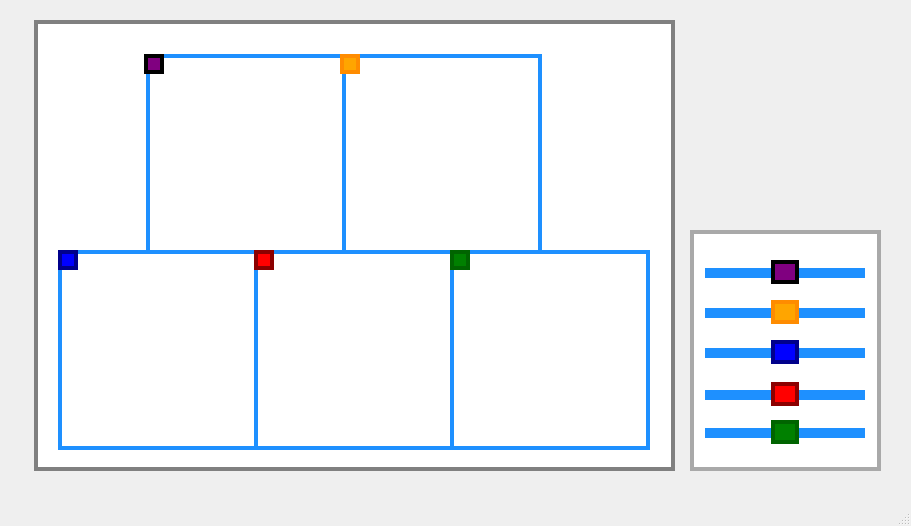
<?xml version="1.0" encoding="UTF-8"?>
<ui version="4.0">
 <class>MainWindow</class>
 <widget class="QMainWindow" name="MainWindow">
  <property name="geometry">
   <rect>
    <x>0</x>
    <y>0</y>
    <width>911</width>
    <height>526</height>
   </rect>
  </property>
  <property name="windowTitle">
   <string>MainWindow</string>
  </property>
  <widget class="QWidget" name="centralWidget">
   <widget class="QLabel" name="trem1">
    <property name="geometry">
     <rect>
      <x>144</x>
      <y>54</y>
      <width>20</width>
      <height>20</height>
     </rect>
    </property>
    <property name="styleSheet">
     <string notr="true">QLabel { 
	background: purple;
	border: 4px solid darkpurple;
}</string>
    </property>
    <property name="text">
     <string/>
    </property>
   </widget>
   <widget class="QLabel" name="trilho1">
    <property name="geometry">
     <rect>
      <x>146</x>
      <y>54</y>
      <width>200</width>
      <height>200</height>
     </rect>
    </property>
    <property name="styleSheet">
     <string notr="true">QLabel { 
	background: transparent;
	border: 4px solid dodgerblue;
}</string>
    </property>
    <property name="text">
     <string/>
    </property>
   </widget>
   <widget class="QLabel" name="trem2">
    <property name="geometry">
     <rect>
      <x>340</x>
      <y>54</y>
      <width>20</width>
      <height>20</height>
     </rect>
    </property>
    <property name="styleSheet">
     <string notr="true">QLabel { 
	background: orange;
	border: 4px solid darkorange;
}</string>
    </property>
    <property name="text">
     <string/>
    </property>
   </widget>
   <widget class="QLabel" name="trilho2">
    <property name="geometry">
     <rect>
      <x>342</x>
      <y>54</y>
      <width>200</width>
      <height>200</height>
     </rect>
    </property>
    <property name="styleSheet">
     <string notr="true">QLabel { 
	background: transparent;
	border: 4px solid dodgerblue;
}</string>
    </property>
    <property name="text">
     <string/>
    </property>
   </widget>
   <widget class="QLabel" name="trilho5">
    <property name="geometry">
     <rect>
      <x>450</x>
      <y>250</y>
      <width>200</width>
      <height>200</height>
     </rect>
    </property>
    <property name="styleSheet">
     <string notr="true">QLabel { 
	background: transparent;
	border: 4px solid dodgerblue;
}</string>
    </property>
    <property name="text">
     <string/>
    </property>
   </widget>
   <widget class="QLabel" name="trilho4">
    <property name="geometry">
     <rect>
      <x>254</x>
      <y>250</y>
      <width>200</width>
      <height>200</height>
     </rect>
    </property>
    <property name="styleSheet">
     <string notr="true">QLabel { 
	background: transparent;
	border: 4px solid dodgerblue;
}</string>
    </property>
    <property name="text">
     <string/>
    </property>
   </widget>
   <widget class="QLabel" name="trilho3">
    <property name="geometry">
     <rect>
      <x>58</x>
      <y>250</y>
      <width>200</width>
      <height>200</height>
     </rect>
    </property>
    <property name="styleSheet">
     <string notr="true">QLabel { 
	background: transparent;
	border: 4px solid dodgerblue;
}</string>
    </property>
    <property name="text">
     <string/>
    </property>
   </widget>
   <widget class="QLabel" name="trem3">
    <property name="geometry">
     <rect>
      <x>58</x>
      <y>250</y>
      <width>20</width>
      <height>20</height>
     </rect>
    </property>
    <property name="styleSheet">
     <string notr="true">QLabel { 
	background: blue;
	border: 4px solid darkblue;
}</string>
    </property>
    <property name="text">
     <string/>
    </property>
   </widget>
   <widget class="QLabel" name="trem4">
    <property name="geometry">
     <rect>
      <x>254</x>
      <y>250</y>
      <width>20</width>
      <height>20</height>
     </rect>
    </property>
    <property name="styleSheet">
     <string notr="true">QLabel { 
	background: red;
	border: 4px solid darkred;
}</string>
    </property>
    <property name="text">
     <string/>
    </property>
   </widget>
   <widget class="QLabel" name="trem5">
    <property name="geometry">
     <rect>
      <x>450</x>
      <y>250</y>
      <width>20</width>
      <height>20</height>
     </rect>
    </property>
    <property name="styleSheet">
     <string notr="true">QLabel {
	background: green;
	border: 4px solid darkgreen;
}</string>
    </property>
    <property name="text">
     <string/>
    </property>
   </widget>
   <widget class="QScrollBar" name="trem1_scroll">
    <property name="geometry">
     <rect>
      <x>705</x>
      <y>260</y>
      <width>160</width>
      <height>24</height>
     </rect>
    </property>
    <property name="styleSheet">
     <string notr="true">QScrollBar:horizontal {
    background: transparent;
    min-height: 20px;
}
QScrollBar::handle:horizontal {
    background: purple;
	border: 4px solid darkpurple;
    min-width: 20px;
}
QScrollBar::add-line:horizontal {
    width: 0px;
}

QScrollBar::sub-line:horizontal {
    width: 0px;
}</string>
    </property>
    <property name="maximum">
     <number>50</number>
    </property>
    <property name="pageStep">
     <number>5</number>
    </property>
    <property name="value">
     <number>25</number>
    </property>
    <property name="sliderPosition">
     <number>25</number>
    </property>
    <property name="orientation">
     <enum>Qt::Horizontal</enum>
    </property>
   </widget>
   <widget class="QLabel" name="background">
    <property name="geometry">
     <rect>
      <x>34</x>
      <y>20</y>
      <width>641</width>
      <height>451</height>
     </rect>
    </property>
    <property name="styleSheet">
     <string notr="true">QLabel { 
	background: white;
	border: 4px solid grey;
}</string>
    </property>
    <property name="text">
     <string/>
    </property>
   </widget>
   <widget class="QLabel" name="barbar1">
    <property name="geometry">
     <rect>
      <x>705</x>
      <y>268</y>
      <width>160</width>
      <height>10</height>
     </rect>
    </property>
    <property name="styleSheet">
     <string notr="true">QLabel { 
	background: dodgerblue;
}</string>
    </property>
    <property name="text">
     <string/>
    </property>
   </widget>
   <widget class="QLabel" name="background_2">
    <property name="geometry">
     <rect>
      <x>690</x>
      <y>230</y>
      <width>191</width>
      <height>241</height>
     </rect>
    </property>
    <property name="styleSheet">
     <string notr="true">QLabel { 
	background: white;
	border: 4px solid darkgrey;
}</string>
    </property>
    <property name="text">
     <string/>
    </property>
   </widget>
   <widget class="QScrollBar" name="trem2_scroll">
    <property name="geometry">
     <rect>
      <x>705</x>
      <y>300</y>
      <width>160</width>
      <height>24</height>
     </rect>
    </property>
    <property name="styleSheet">
     <string notr="true">QScrollBar:horizontal {
    background: transparent;
    min-height: 20px;
}
QScrollBar::handle:horizontal {
    background: orange;
	border: 4px solid darkorange;
    min-width: 20px;
}
QScrollBar::add-line:horizontal {
    width: 0px;
}

QScrollBar::sub-line:horizontal {
    width: 0px;
}</string>
    </property>
    <property name="maximum">
     <number>50</number>
    </property>
    <property name="pageStep">
     <number>5</number>
    </property>
    <property name="sliderPosition">
     <number>25</number>
    </property>
    <property name="orientation">
     <enum>Qt::Horizontal</enum>
    </property>
   </widget>
   <widget class="QLabel" name="barbar1_2">
    <property name="geometry">
     <rect>
      <x>705</x>
      <y>308</y>
      <width>160</width>
      <height>10</height>
     </rect>
    </property>
    <property name="styleSheet">
     <string notr="true">QLabel { 
	background: dodgerblue;
}</string>
    </property>
    <property name="text">
     <string/>
    </property>
   </widget>
   <widget class="QScrollBar" name="trem3_scroll">
    <property name="geometry">
     <rect>
      <x>705</x>
      <y>340</y>
      <width>160</width>
      <height>24</height>
     </rect>
    </property>
    <property name="styleSheet">
     <string notr="true">QScrollBar:horizontal {
    background: transparent;
    min-height: 20px;
}
QScrollBar::handle:horizontal {
    background: blue;
	border: 4px solid darkblue;
    min-width: 20px;
}
QScrollBar::add-line:horizontal {
    width: 0px;
}

QScrollBar::sub-line:horizontal {
    width: 0px;
}</string>
    </property>
    <property name="maximum">
     <number>50</number>
    </property>
    <property name="pageStep">
     <number>5</number>
    </property>
    <property name="sliderPosition">
     <number>25</number>
    </property>
    <property name="orientation">
     <enum>Qt::Horizontal</enum>
    </property>
   </widget>
   <widget class="QLabel" name="barbar1_3">
    <property name="geometry">
     <rect>
      <x>705</x>
      <y>348</y>
      <width>160</width>
      <height>10</height>
     </rect>
    </property>
    <property name="styleSheet">
     <string notr="true">QLabel { 
	background: dodgerblue;
}</string>
    </property>
    <property name="text">
     <string/>
    </property>
   </widget>
   <widget class="QScrollBar" name="trem4_scroll">
    <property name="geometry">
     <rect>
      <x>705</x>
      <y>382</y>
      <width>160</width>
      <height>24</height>
     </rect>
    </property>
    <property name="styleSheet">
     <string notr="true">QScrollBar:horizontal {
    background: transparent;
    min-height: 20px;
}
QScrollBar::handle:horizontal {
    background: red;
	border: 4px solid darkred;
    min-width: 20px;
}
QScrollBar::add-line:horizontal {
    width: 0px;
}

QScrollBar::sub-line:horizontal {
    width: 0px;
}</string>
    </property>
    <property name="maximum">
     <number>50</number>
    </property>
    <property name="pageStep">
     <number>5</number>
    </property>
    <property name="sliderPosition">
     <number>25</number>
    </property>
    <property name="orientation">
     <enum>Qt::Horizontal</enum>
    </property>
   </widget>
   <widget class="QLabel" name="barbar1_4">
    <property name="geometry">
     <rect>
      <x>705</x>
      <y>390</y>
      <width>160</width>
      <height>10</height>
     </rect>
    </property>
    <property name="styleSheet">
     <string notr="true">QLabel { 
	background: dodgerblue;
}</string>
    </property>
    <property name="text">
     <string/>
    </property>
   </widget>
   <widget class="QLabel" name="barbar1_5">
    <property name="geometry">
     <rect>
      <x>705</x>
      <y>428</y>
      <width>160</width>
      <height>10</height>
     </rect>
    </property>
    <property name="styleSheet">
     <string notr="true">QLabel { 
	background: dodgerblue;
}</string>
    </property>
    <property name="text">
     <string/>
    </property>
   </widget>
   <widget class="QScrollBar" name="trem5_scroll">
    <property name="geometry">
     <rect>
      <x>705</x>
      <y>420</y>
      <width>160</width>
      <height>24</height>
     </rect>
    </property>
    <property name="styleSheet">
     <string notr="true">QScrollBar:horizontal {
    background: transparent;
    min-height: 20px;
}
QScrollBar::handle:horizontal {
    background: green;
	border: 4px solid darkgreen;
    min-width: 20px;
}
QScrollBar::add-line:horizontal {
    width: 0px;
}

QScrollBar::sub-line:horizontal {
    width: 0px;
}</string>
    </property>
    <property name="maximum">
     <number>50</number>
    </property>
    <property name="pageStep">
     <number>5</number>
    </property>
    <property name="value">
     <number>25</number>
    </property>
    <property name="sliderPosition">
     <number>25</number>
    </property>
    <property name="orientation">
     <enum>Qt::Horizontal</enum>
    </property>
   </widget>
   <zorder>background_2</zorder>
   <zorder>barbar1_3</zorder>
   <zorder>barbar1_4</zorder>
   <zorder>barbar1_2</zorder>
   <zorder>barbar1</zorder>
   <zorder>trem1_scroll</zorder>
   <zorder>background</zorder>
   <zorder>trilho5</zorder>
   <zorder>trilho4</zorder>
   <zorder>trilho3</zorder>
   <zorder>trilho2</zorder>
   <zorder>trilho1</zorder>
   <zorder>trem1</zorder>
   <zorder>trem2</zorder>
   <zorder>trem3</zorder>
   <zorder>trem4</zorder>
   <zorder>trem5</zorder>
   <zorder>trem2_scroll</zorder>
   <zorder>trem3_scroll</zorder>
   <zorder>trem4_scroll</zorder>
   <zorder>barbar1_5</zorder>
   <zorder>trem5_scroll</zorder>
  </widget>
  <widget class="QMenuBar" name="menuBar">
   <property name="geometry">
    <rect>
     <x>0</x>
     <y>0</y>
     <width>911</width>
     <height>23</height>
    </rect>
   </property>
  </widget>
  <widget class="QStatusBar" name="statusBar"/>
 </widget>
 <layoutdefault spacing="6" margin="11"/>
 <resources/>
 <connections/>
</ui>
